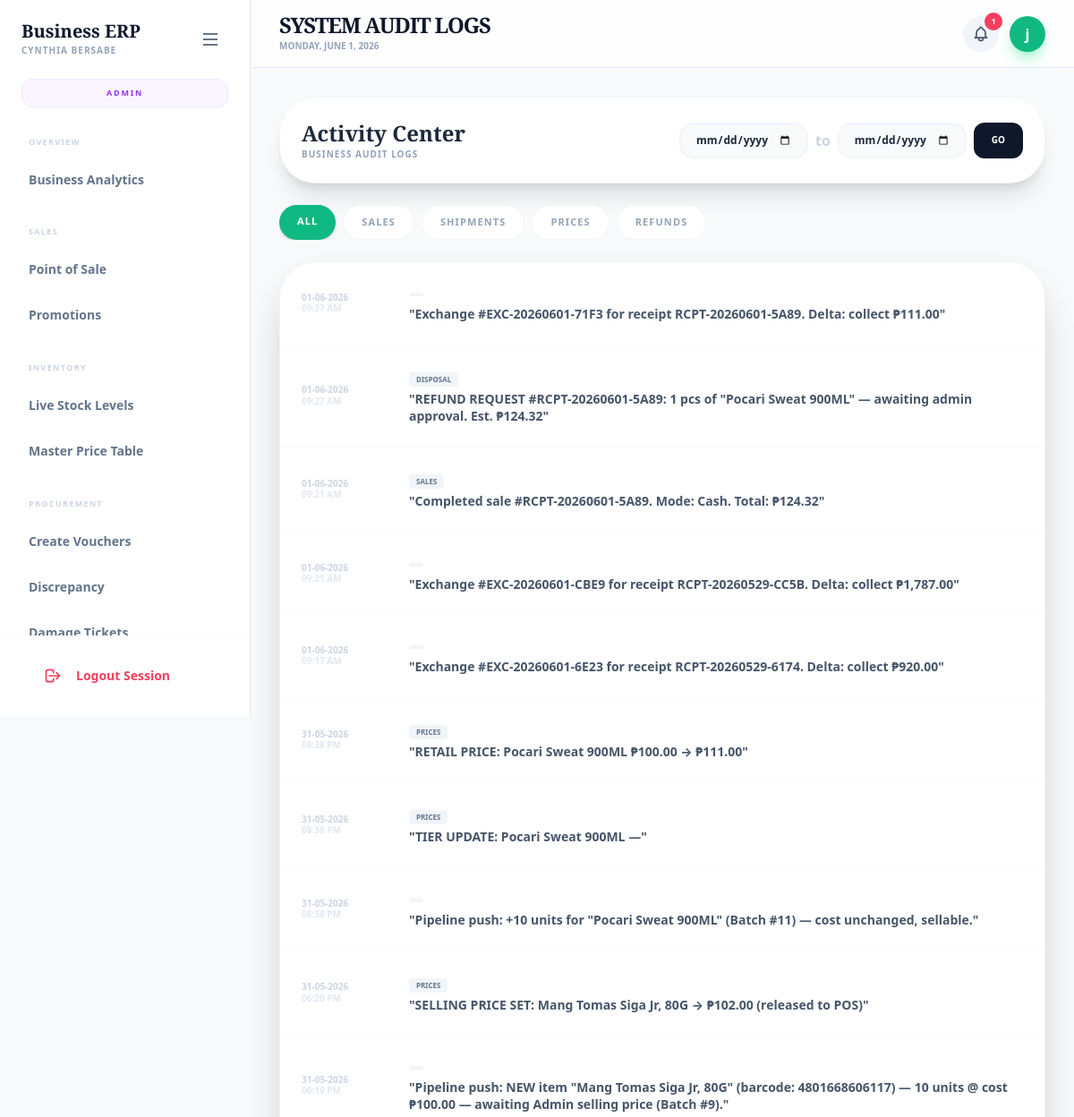
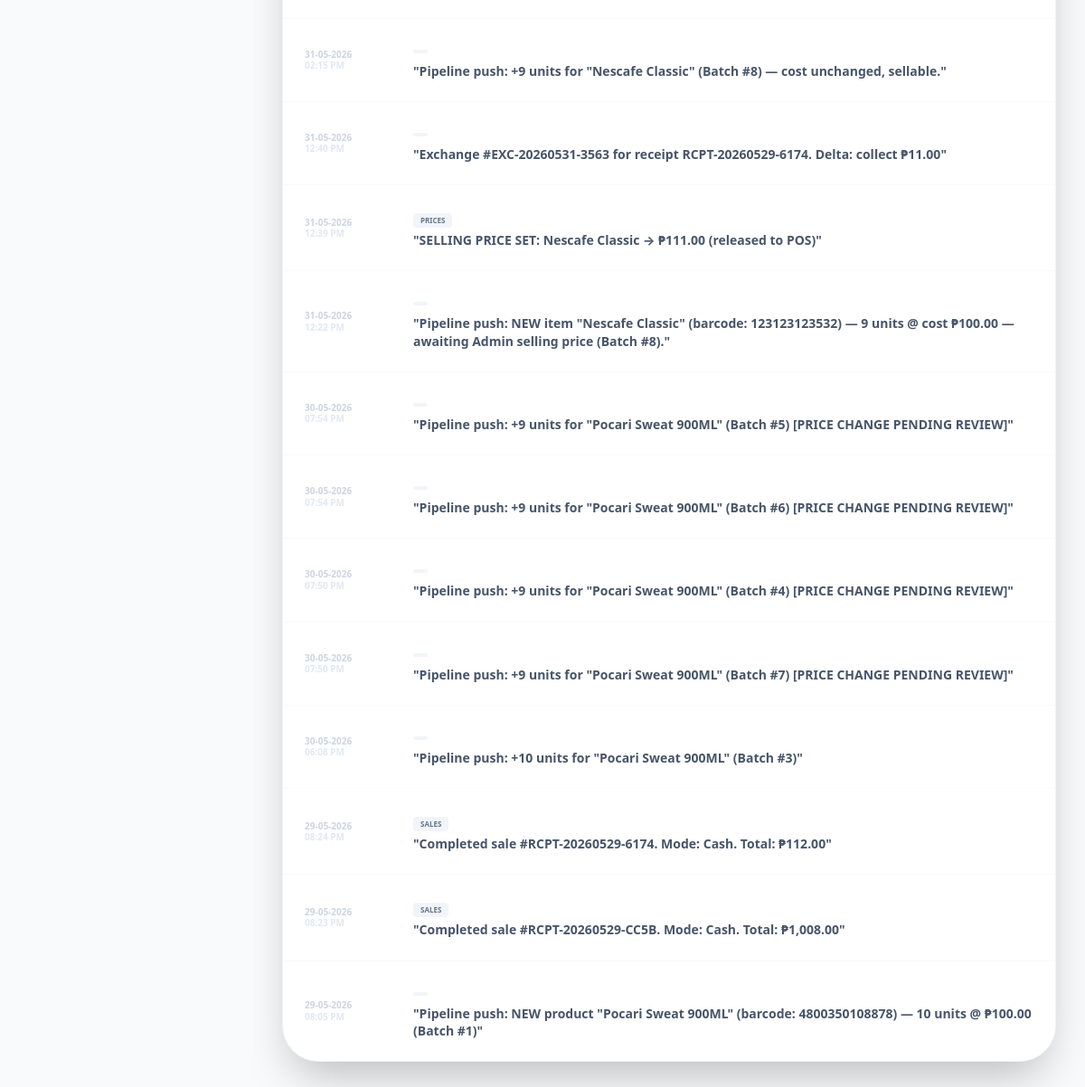
Page /staff/activity_logs.php (signed in) on the committed database (2 pictures, top to bottom).
### tables this page shows
CREATE TABLE `activity_logs` (
  `id` int(11) NOT NULL AUTO_INCREMENT,
  `user_id` int(11) DEFAULT NULL,
  `log_type` enum('Sales','Disposal','Deliveries','Payments','Out_of_Stock','System','Prices') NOT NULL,
  `item_id` int(11) DEFAULT NULL,
  `message` text NOT NULL,
  `old_value` text DEFAULT NULL,
  `new_value` text DEFAULT NULL,
  `created_at` timestamp NOT NULL DEFAULT current_timestamp(),
  PRIMARY KEY (`id`),
  KEY `user_id` (`user_id`),
  CONSTRAINT `activity_logs_ibfk_1` FOREIGN KEY (`user_id`) REFERENCES `users` (`id`) ON DELETE SET NULL
);

### staff/activity_logs.php (the view, shortened to what this page needs)
<?php
$current_tab = $_GET['tab'] ?? 'all';
$start_date  = $_GET['start_date'] ?? '';
$end_date    = $_GET['end_date']   ?? '';
include 'layout_top.php';
?>
<div class="max-w-7xl mx-auto space-y-6 animate-in pb-20">
    <div class="bg-white p-6 rounded-[2.5rem] border border-slate-100 shadow-xl flex flex-col md:flex-row justify-between items-center gap-4">
        <div class="text-left">
            <h3 class="serif-title text-2xl font-black text-slate-800">Activity Center</h3>
            <p class="text-slate-400 text-[10px] font-bold uppercase tracking-widest">Business Audit Logs</p>
        </div>
        <form method="GET" action="activity_logs.php" class="flex gap-2 items-center">
            <input type="date" name="start_date" value="<?= htmlspecialchars($start_date) ?>" class="input-modern h-10 text-xs px-4 bg-slate-50 w-36">
            <span class="text-slate-300 font-bold">to</span>
            <input type="date" name="end_date" value="<?= htmlspecialchars($end_date) ?>" class="input-modern h-10 text-xs px-4 bg-slate-50 w-36">
            <button type="submit" class="bg-slate-900 text-white px-5 h-10 rounded-xl font-black text-[10px] uppercase transition-all">Go</button>
        </form>
    </div>
    <div class="flex gap-2 overflow-x-auto no-scrollbar">
        <?php
        $tabs = ['all' => 'All', 'sales' => 'Sales', 'deliveries' => 'Shipments', 'prices' => 'Prices', 'refunds' => 'Refunds'];
        foreach ($tabs as $key => $label):
            $isActive = ($current_tab === $key);
        ?>
            <a href="activity_logs.php?tab=<?= $key ?>"
               class="text-[11px] px-5 py-2.5 rounded-full font-black uppercase tracking-widest transition-all
               <?= $isActive ? 'bg-emerald-500 text-white shadow-md' : 'bg-white text-slate-400 border border-slate-100' ?>">
               <?= $label ?>
            </a>
        <?php endforeach; ?>
    </div>
    <div class="bg-white rounded-[2.5rem] border border-slate-100 shadow-2xl overflow-hidden">
        <div class="divide-y divide-slate-50">
            <?php if ($current_tab === 'prices'): ?>
                <?php
                $p_res = $conn->query("
                    SELECT p.id, p.name, p.barcode
                      FROM products p
                      INNER JOIN price_history ph ON p.id = ph.product_id
                     GROUP BY p.id
                     ORDER BY p.name ASC
                ");
                if ($p_res && $p_res->num_rows > 0):
                    while ($prod = $p_res->fetch_assoc()): ?>
                    <div class="p-6 hover:bg-slate-50 transition-all">
                        <div class="flex justify-between items-center">
                            <div class="flex items-center gap-4">
                                <div class="w-10 h-10 bg-purple-100 text-purple-600 rounded-xl flex items-center justify-center font-bold">P</div>
                                <div>
                                    <h5 class="font-bold text-slate-700 text-sm"><?= htmlspecialchars($prod['name']) ?></h5>
                                    <code class="text-[9px] text-slate-400 uppercase"><?= htmlspecialchars($prod['barcode']) ?></code>
                                </div>
                            </div>
                            <button onclick="togglePriceHistory(<?= intval($prod['id']) ?>)" class="history-btn uppercase tracking-widest">
                                [ View History ]
                            </button>
                        </div>
                        <div id="hist_<?= intval($prod['id']) ?>" class="price-history-dropdown">
                            <?php
                            $hq = $conn->prepare("SELECT * FROM price_history WHERE product_id = ? ORDER BY id DESC");
                            $hq->bind_param("i", $prod['id']); $hq->execute();
                            $h_res = $hq->get_result();
                            while ($h = $h_res->fetch_assoc()): ?>
                                <div class="flex justify-between items-center py-2 border-b border-slate-200/50 last:border-0">
                                    <span class="text-slate-400 text-[10px] font-black uppercase">
                                        <?= date('d-m-Y', strtotime($h['change_date'])) ?>
                                    </span>
                                    <div class="text-[11px] font-bold">
                                        <span class="text-slate-300">₱<?= number_format($h['old_price'], 2) ?></span>
                                        <span class="text-slate-400 mx-2">→</span>
                                        <span class="text-emerald-600 font-black">₱<?= number_format($h['new_price'], 2) ?></span>
                                    </div>
                                </div>
                            <?php endwhile; ?>
                        </div>
                    </div>
                    <?php endwhile;
                else: ?>
                    <p class="p-10 text-center text-slate-300 font-bold uppercase text-xs">No price history.</p>
                <?php endif; ?>
            <?php else: ?>
                <?php
                $where       = ' WHERE 1=1';
                $sql  = "SELECT * FROM activity_logs" . $where . " ORDER BY id DESC";
                $stmt = $conn->prepare($sql);
                $stmt->execute();
                $logs = $stmt->get_result();
                if ($logs && $logs->num_rows > 0):
                    while ($l = $logs->fetch_assoc()): ?>
                    <div class="p-6 hover:bg-slate-50 transition-all flex items-center gap-6 group">
                        <div class="w-24 flex-shrink-0 text-[10px] font-black text-slate-300 uppercase leading-tight">
                            <?= date("d-m-Y", strtotime($l['created_at'])) ?><br>
                            <span class="text-slate-200"><?= date("h:i A", strtotime($l['created_at'])) ?></span>
                        </div>
                        <div class="flex-1">
                            <span class="text-[8px] font-black uppercase px-2 py-0.5 rounded bg-slate-100 text-slate-500 mb-1 inline-block"><?= htmlspecialchars($l['log_type']) ?></span>
                            <p class="text-slate-600 font-bold text-sm leading-snug">"<?= htmlspecialchars($l['message']) ?>"</p>
                        </div>
                    </div>
                    <?php endwhile;
                else: ?>
                    <p class="p-10 text-center text-slate-300 font-bold uppercase text-xs">Category Empty</p>
                <?php endif; ?>
            <?php endif; ?>
        </div>
    </div>
</div>
<?php include 'layout_bottom.php'; ?>

### rows in the picture
activity_logs: created_at "01-06-2026", created_at "09:37 AM", message "Exchange #EXC-20260601-71F3 for receipt RCPT-20260601-5A89. Delta: collect ₱111.00"
activity_logs: created_at "01-06-2026", created_at "09:27 AM", log_type "DISPOSAL", message "REFUND REQUEST #RCPT-20260601-5A89: 1 pcs of \"Pocari Sweat 900ML\" — awaiting admin approval. Est. ₱124.32"
activity_logs: created_at "01-06-2026", created_at "09:21 AM", log_type "SALES", message "Completed sale #RCPT-20260601-5A89. Mode: Cash. Total: ₱124.32"
activity_logs: created_at "01-06-2026", created_at "09:21 AM", message "Exchange #EXC-20260601-CBE9 for receipt RCPT-20260529-CC5B. Delta: collect ₱1,787.00"
activity_logs: created_at "01-06-2026", created_at "09:17 AM", message "Exchange #EXC-20260601-6E23 for receipt RCPT-20260529-6174. Delta: collect ₱920.00"
activity_logs: created_at "31-05-2026", created_at "08:38 PM", log_type "PRICES", message "RETAIL PRICE: Pocari Sweat 900ML ₱100.00 → ₱111.00"
activity_logs: created_at "31-05-2026", created_at "08:38 PM", log_type "PRICES", message "TIER UPDATE: Pocari Sweat 900ML —"
activity_logs: created_at "31-05-2026", created_at "08:38 PM", message "Pipeline push: +10 units for \"Pocari Sweat 900ML\" (Batch #11) — cost unchanged, sellable."
activity_logs: created_at "31-05-2026", created_at "06:20 PM", log_type "PRICES", message "SELLING PRICE SET: Mang Tomas Siga Jr, 80G → ₱102.00 (released to POS)"
activity_logs: created_at "31-05-2026", created_at "06:19 PM", message "Pipeline push: NEW item \"Mang Tomas Siga Jr, 80G\" (barcode: 4801668606117) — 10 units @ cost ₱100.00 — awaiting Admin selling price (Batch #9)."
activity_logs: created_at "31-05-2026", created_at "02:15 PM", message "Pipeline push: +9 units for \"Nescafe Classic\" (Batch #8) — cost unchanged, sellable."
activity_logs: created_at "31-05-2026", created_at "12:40 PM", message "Exchange #EXC-20260531-3563 for receipt RCPT-20260529-6174. Delta: collect ₱11.00"
activity_logs: created_at "31-05-2026", created_at "12:39 PM", log_type "PRICES", message "SELLING PRICE SET: Nescafe Classic → ₱111.00 (released to POS)"
activity_logs: created_at "31-05-2026", created_at "12:22 PM", message "Pipeline push: NEW item \"Nescafe Classic\" (barcode: 123123123532) — 9 units @ cost ₱100.00 — awaiting Admin selling price (Batch #8)."
activity_logs: created_at "30-05-2026", created_at "07:54 PM", message "Pipeline push: +9 units for \"Pocari Sweat 900ML\" (Batch #5) [PRICE CHANGE PENDING REVIEW]"
activity_logs: created_at "30-05-2026", created_at "07:54 PM", message "Pipeline push: +9 units for \"Pocari Sweat 900ML\" (Batch #6) [PRICE CHANGE PENDING REVIEW]"
activity_logs: created_at "30-05-2026", created_at "07:50 PM", message "Pipeline push: +9 units for \"Pocari Sweat 900ML\" (Batch #4) [PRICE CHANGE PENDING REVIEW]"
activity_logs: created_at "30-05-2026", created_at "07:50 PM", message "Pipeline push: +9 units for \"Pocari Sweat 900ML\" (Batch #7) [PRICE CHANGE PENDING REVIEW]"
activity_logs: created_at "30-05-2026", created_at "06:08 PM", message "Pipeline push: +10 units for \"Pocari Sweat 900ML\" (Batch #3)"
activity_logs: created_at "29-05-2026", created_at "08:24 PM", log_type "SALES", message "Completed sale #RCPT-20260529-6174. Mode: Cash. Total: ₱112.00"
activity_logs: created_at "29-05-2026", created_at "08:23 PM", log_type "SALES", message "Completed sale #RCPT-20260529-CC5B. Mode: Cash. Total: ₱1,008.00"
activity_logs: created_at "29-05-2026", created_at "08:05 PM", message "Pipeline push: NEW product \"Pocari Sweat 900ML\" (barcode: 4800350108878) — 10 units @ ₱100.00 (Batch #1)"

### other values in the picture
$badge_label "ADMIN"
$section "OVERVIEW"
$titles[$file] "Business Analytics"
$section "SALES"
$titles[$file] "Point of Sale"
$titles[$file] "Promotions"
$section "INVENTORY"
$titles[$file] "Live Stock Levels"
$titles[$file] "Master Price Table"
$section "PROCUREMENT"
$titles[$file] "Create Vouchers"
$titles[$file] "Discrepancy"
$page_title "SYSTEM AUDIT LOGS"
min($notif_count, 99) "1"
substr($username, 0, 1) "j"
